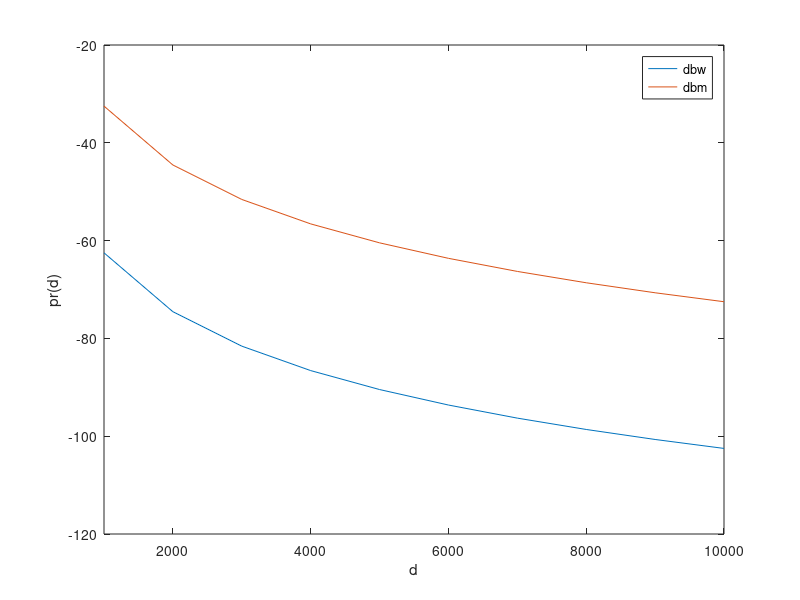

Reproduce this figure in MATLAB.
#two ray model
clc;
close all;
clear all;
pt=50;
gt=1;
gr=2;
l=1;
ht=50;
hr=1.5;
d=1000:1000:10000;
f=900000000;
lambda=(3*10.^8)/f;
pr=(pt*gt*gr*(ht.^2)*(hr.^2))./(d.^4);
disp(pr);
prdbw=10*log10(pr);
disp(prdbw);
prdbm=prdbw+30;
disp(prdbm);
figure();
plot(d,prdbw);
hold on;
plot(d,prdbm);
legend("dbw","dbm");
xlim([1000 10000]);
xlabel("d");
ylabel("pr(d)");
